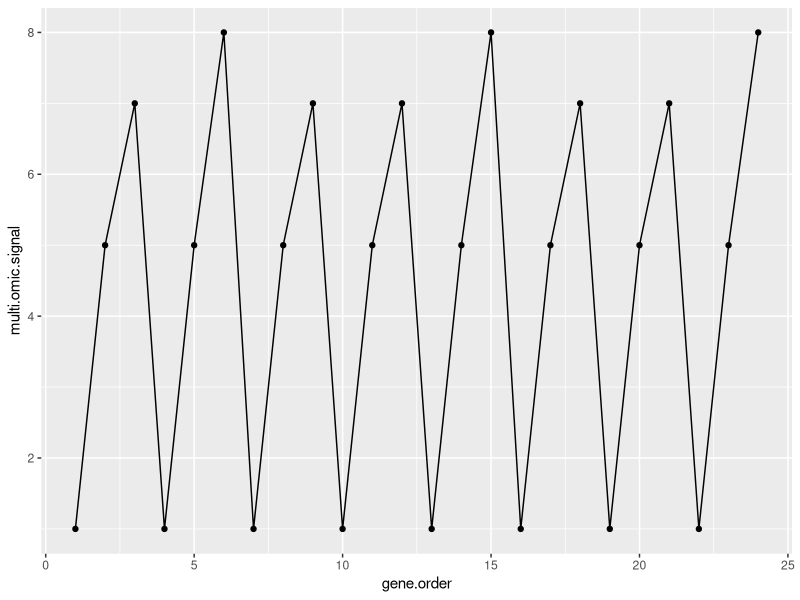
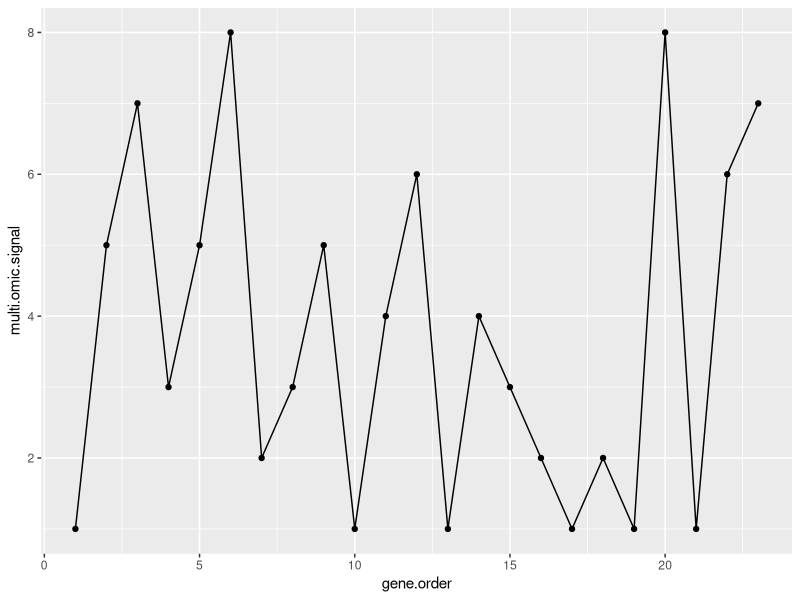

Generate these figures, in order, with R:
library(compiler)
library(ggplot2)
 
oscillation.waveform.scores  <- function(altern, l.sc, t0, N, n.path){
  score.test = TRUE
  while(score.test){
    l.sc <- length(altern)
    s.q <- rep(0, l.sc-1)
    s.a <- rep(0, l.sc-1)
    flag <- 0
    count <- 1
    
    for(i in seq_len(l.sc-1))
    {
      
      if(altern[i] > altern[i+1])
      {
        s.q[i] <- -1
        s.a[i] <- abs(altern[i] - altern[i+1])
        
      }
      
      if(altern[i] < altern[i+1])
      {
        s.q[i] <- +1
        s.a[i] <- abs(altern[i] - altern[i+1])
      }
      
      if(altern[i] == altern[i+1])
      {
        s.q[i] <- 0
        s.a[i] <- 0
      }
    }
    
    
    buff.a <-  s.a[1]
    buff.q <-  s.q[1]
    
    s.s  <-  rep(NA, l.sc-1)
    s.f  <-  rep(NA, l.sc-1)
    
    l.s.q <- length(s.q)
    
    i=2
    j=1
    while(!is.na(s.q[i]))
    { 
      
      skip = FALSE
      
      l.b.q <- length(buff.q)
      l.b.a <- length(buff.a)
      
      if((s.q[i] < 0 & buff.q[l.b.q] > 0) || (s.q[i] > 0 & buff.q[l.b.q] < 0))
      {
        s.s[j] <- sum(buff.a)
        s.f[j] <- l.b.a
        j = j + 1
        buff.a <- s.a[i]
        buff.q <- s.q[i]
        i = i + 1
        skip = TRUE
      } else 
        if(s.q[i]  <= 0 & buff.q[l.b.q] <= 0 & skip == FALSE)
        {
          if(l.b.q <= t0)
          {
            buff.a <- c(buff.a, s.a[i])
            buff.q <- c(buff.q, s.q[i])
            i = i+1
            skip = TRUE
          } else
          {
            s.s[j] <- sum(buff.a)
            s.f[j] <- l.b.a
            j = j + 1
            buff.a <- s.a[i]
            buff.q <- s.q[i]
            i = i + 1
          }
          
        } else if(s.q[i] >= 0 & buff.q[l.b.q] >= 0 & skip == FALSE)
        {
          if(l.b.q <= t0)
          {
            buff.a <- c(buff.a, s.a[i])
            buff.q <- c(buff.q, s.q[i])
            i = i+1
            
          } else
          {
            
            s.s[j] <-  sum(buff.a)
            s.f[j] <-  l.b.a
            j =j +1
            buff.a <- s.a[i]
            buff.q <- s.q[i]
            i = i+ 1
          }
          
        } else {print("Something goes wrong. ")}
      
      skip = FALSE
      
    } #while
    
    
    if(length(buff.a) > 0 )
    { s.s[j] <-   sum(buff.a) 
    s.f[j] <-   length(buff.a)
    
    }
    
    s.s <- s.s[!is.na(s.s)]
    s.f <- s.f[!is.na(s.f)]
    p.w <- s.s * s.f
    p.l <- sum(s.f)
    l.s <- length(s.s)
    p.s <- 0
    for(h in seq_len(l.s))
    {
      p.s <- p.s +p.w[h]
    }
    s <- p.s/(p.l * (N-1))
    c.v <- l.s/p.l
    # print(j)
    # print(s.s)
    # print(s.f)
    score.test = FALSE
    if( s > 1 && t0 > 1)
    { 
      t0 <- t0 - 1 
      score.test = TRUE
    }
    
    
  }
  
  ret <- data.frame(score=s, m.s=mean(s.s), med.s=median(s.s), sd.s=sd(s.s),
                    m.w=mean(s.f), med.w=median(s.f),  sd.w=sd(s.f), 
                    change.w=l.s,
                    v.change.w= c.v, path.l= l.sc,
                    n.path=n.path,
                    stringsAsFactors=FALSE)
  
  colnames(ret) <- c("Oscillation/Periodicity score (osc_s)", "mean(osc_s)", "median(osc_s)", "sd(osc_s)", "multi-omic values mean(w)", "median(w)", "sd(w)", "number of changing windows", "velocity of propagation (osc_k)", "signal length", "name of the pathway")

  
  return(ret)
}


get.o.w.s.cmp = cmpfun(oscillation.waveform.scores)

# Ex1
name.pathway  = "pathway number X"
multi.omic.signal = c(1,5,7,1,5,8,1,5,7,1,5,7,1,5,8,1,5,7,1,5,7,1,5,8)
IOAC.bins         = 8
algo1.period.estimation = 3
get.o.w.s.cmp(multi.omic.signal, length(multi.omic.signal), algo1.period.estimation, IOAC.bins, name.pathway)
multi.omic.signal.df <- as.data.frame(multi.omic.signal)
multi.omic.signal.df["gene.order"] <- 1:length(multi.omic.signal)
ggplot(multi.omic.signal.df, aes(x=gene.order, y=multi.omic.signal )) +
  geom_line()+
  geom_point()+
  scale_linetype_manual(values=c("twodash", "dotted"))

# Ex2
name.pathway  = "pathway number Y"
multi.omic.signal = c(1,5,7,3,5,8,2,3,5,1,4,6,1,4,3,2,1,2,1,8,1,6,7)
IOAC.bins         = 8
algo1.period.estimation = 3
get.o.w.s.cmp(multi.omic.signal, length(multi.omic.signal), algo1.period.estimation, IOAC.bins, name.pathway)

multi.omic.signal.df <- as.data.frame(multi.omic.signal)
multi.omic.signal.df["gene.order"] <- 1:length(multi.omic.signal)
ggplot(multi.omic.signal.df, aes(x=gene.order, y=multi.omic.signal )) +
  geom_line()+
  geom_point()+
  scale_linetype_manual(values=c("twodash", "dotted"))

